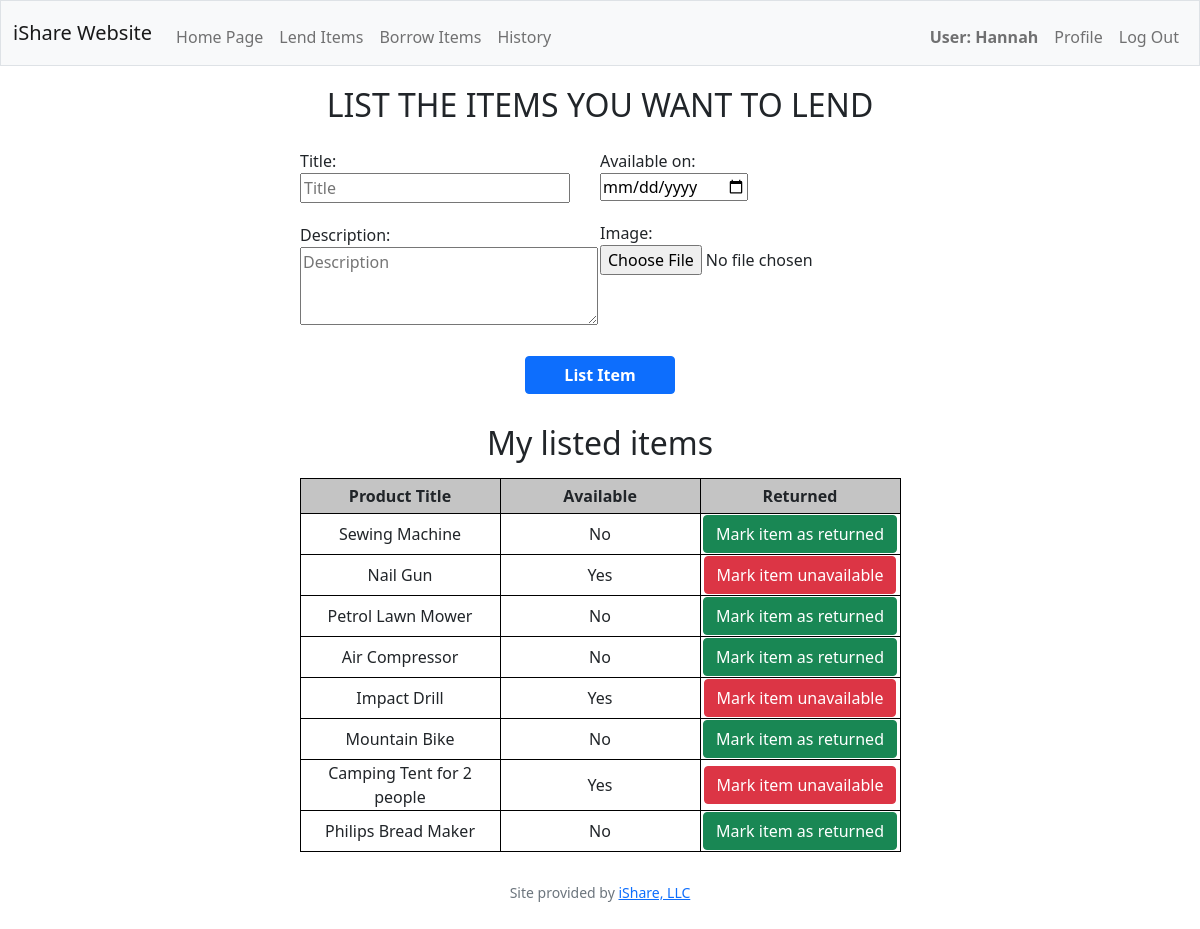
Page /lend (signed in) on the committed database.
### tables this page shows
CREATE TABLE 'listing' ('product_id' INTEGER PRIMARY KEY AUTOINCREMENT NOT NULL, user_id INTEGER NOT NULL, title TEXT NON NULL, description TEXT NON NULL, date DATE, 'available' TEXT NOT NULL DEFAULT 'Yes', 'image' TEXT DEFAULT 'static/no_image.jpg', FOREIGN KEY (user_id) REFERENCES users(id));

### app.py (the view, shortened to what this page needs)
@app.route("/lend", methods=["GET", "POST"])
@login_required
def lend():
    listing = db.execute("SELECT * FROM listing WHERE user_id = (?)", session["user_id"])
    return render_template("lend.html", listing=listing)

### helpers.py (called while the page is built)
def login_required(f):
    @wraps(f)
    def decorated_function(*args, **kwargs):
        if session.get("user_id") is None:
            return redirect("/login")
        return f(*args, **kwargs)
    return decorated_function

### templates/lend.html (shortened to what this page needs)
{% extends "layout.html" %}
{% block main %}
    <h2 style="margin-top: 20px;">LIST THE ITEMS YOU WANT TO LEND</h2>
    <form action="/lend" method="POST">
        <div class="flex-container-row-2" style="width: 600px;">
            <div class="flex-container-col-2" style="text-align: left;">
                <div>
                    <label for="title">Title:</label>
                    <br>
                    <input autofocus id="title" name="title" placeholder="Title" required
                    type="text" style="width:90%;">
                </div>
                <div style="margin-top: 20px;">
                    <label for="description">Description:</label>
                    <br>
                    <textarea id="description" name="description" placeholder="Description" required rows="3" cols="30"></textarea>
                </div>
            </div>
            <div class="flex-container-col-2">
                <div style="text-align: left;">
                    <label for="date">Available on:</label>
                    <input autofocus id="date" name="date" placeholder="Available date" required type="date">
                </div>
                <div style="text-align: left; margin-top: 20px;">
                    <label for="img">Image:</label>
                    <input type="file" id="img" name="image" accept="image/*">
                </div>
            </div>
        </div>
        <button type="submit" class="btn btn-primary" style="width:150px;font-weight:bold; margin-top: 20px;">
            List Item</button>
    </form>
    <div>
        {% if listing %}
        <h2 style="margin-top: 30px; margin-bottom: 15px;">My listed items</h2>
        <table>
            <thead>
                <tr>
                    <th>Product Title</th>
                    <th>Available</th>
                    <th>Returned</th>
                </tr>
            </thead>
            <tbody>
                {% for item in listing %}
                <tr>
                    <td>{{ item["title"] }}</td>
                    <td>{{ item["available"] }}</td>
                    {% if item["available"] == "No" %}
                    <td>
                        <form action="/lend" method="POST">
                            <button type="submit" title="Click here if the borrower has returned the item"
                                class="btn btn-success">Mark item as returned</button>
                        </form>
                    </td>
                    {% else %}
                    <td>
                        <form action="/lend" method="POST">
                            <button type="submit" title="Click here if can't borrow this item right now"
                                class="btn btn-danger">Mark item unavailable</button>
                        </form>
                    </td>
                    {% endif%}
                </tr>
                {% endfor %}
            </tbody>
        </table>
        {% endif %}
    </div>
{% endblock%}

### static/style.css (style rules this page uses)
table { margin-left: auto; margin-right: auto; margin-bottom: 30px; }
th { font-weight: bold; text-align: center; background-color: #c4c4c4; padding: 5px; width: 200px; margin: 5px; border: 1px solid black; }
td { border: 1px solid black; }
.flex-container-col-2 { display: flex; flex-direction: column; width: 50%; margin-left: auto; margin-right: auto; padding-top: 5px; padding-bottom: 5px; margin-top: 10px; }
.flex-container-row-2 { display: flex; flex-wrap: wrap; flex-direction: row; text-align: center; max-width: 800px; margin-top: 10px; margin-left: auto; margin-right: auto; }

### rows in the picture
listing: title "Sewing Machine", available "No"
listing: title "Nail Gun", available "Yes"
listing: title "Petrol Lawn Mower", available "No"
listing: title "Air Compressor", available "No"
listing: title "Impact Drill", available "Yes"
listing: title "Mountain Bike", available "No"
listing: title "Camping Tent for 2 people", available "Yes"
listing: title "Philips Bread Maker", available "No"

### other values in the picture
{{ session["username"] }} "Hannah"
